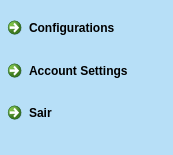
<?xml version="1.0" encoding="UTF-8"?>
<ui version="4.0">
 <class>Form</class>
 <widget class="QWidget" name="Form">
  <property name="geometry">
   <rect>
    <x>0</x>
    <y>0</y>
    <width>173</width>
    <height>155</height>
   </rect>
  </property>
  <property name="palette">
   <palette>
    <active>
     <colorrole role="WindowText">
      <brush brushstyle="SolidPattern">
       <color alpha="255">
        <red>0</red>
        <green>0</green>
        <blue>0</blue>
       </color>
      </brush>
     </colorrole>
     <colorrole role="Button">
      <brush brushstyle="SolidPattern">
       <color alpha="255">
        <red>183</red>
        <green>223</green>
        <blue>247</blue>
       </color>
      </brush>
     </colorrole>
     <colorrole role="Light">
      <brush brushstyle="SolidPattern">
       <color alpha="255">
        <red>255</red>
        <green>255</green>
        <blue>255</blue>
       </color>
      </brush>
     </colorrole>
     <colorrole role="Midlight">
      <brush brushstyle="SolidPattern">
       <color alpha="255">
        <red>219</red>
        <green>239</green>
        <blue>251</blue>
       </color>
      </brush>
     </colorrole>
     <colorrole role="Dark">
      <brush brushstyle="SolidPattern">
       <color alpha="255">
        <red>91</red>
        <green>111</green>
        <blue>123</blue>
       </color>
      </brush>
     </colorrole>
     <colorrole role="Mid">
      <brush brushstyle="SolidPattern">
       <color alpha="255">
        <red>122</red>
        <green>148</green>
        <blue>164</blue>
       </color>
      </brush>
     </colorrole>
     <colorrole role="Text">
      <brush brushstyle="SolidPattern">
       <color alpha="255">
        <red>0</red>
        <green>0</green>
        <blue>0</blue>
       </color>
      </brush>
     </colorrole>
     <colorrole role="BrightText">
      <brush brushstyle="SolidPattern">
       <color alpha="255">
        <red>255</red>
        <green>255</green>
        <blue>255</blue>
       </color>
      </brush>
     </colorrole>
     <colorrole role="ButtonText">
      <brush brushstyle="SolidPattern">
       <color alpha="255">
        <red>0</red>
        <green>0</green>
        <blue>0</blue>
       </color>
      </brush>
     </colorrole>
     <colorrole role="Base">
      <brush brushstyle="SolidPattern">
       <color alpha="255">
        <red>255</red>
        <green>255</green>
        <blue>255</blue>
       </color>
      </brush>
     </colorrole>
     <colorrole role="Window">
      <brush brushstyle="SolidPattern">
       <color alpha="255">
        <red>183</red>
        <green>223</green>
        <blue>247</blue>
       </color>
      </brush>
     </colorrole>
     <colorrole role="Shadow">
      <brush brushstyle="SolidPattern">
       <color alpha="255">
        <red>0</red>
        <green>0</green>
        <blue>0</blue>
       </color>
      </brush>
     </colorrole>
     <colorrole role="AlternateBase">
      <brush brushstyle="SolidPattern">
       <color alpha="255">
        <red>219</red>
        <green>239</green>
        <blue>251</blue>
       </color>
      </brush>
     </colorrole>
     <colorrole role="ToolTipBase">
      <brush brushstyle="SolidPattern">
       <color alpha="255">
        <red>255</red>
        <green>255</green>
        <blue>220</blue>
       </color>
      </brush>
     </colorrole>
     <colorrole role="ToolTipText">
      <brush brushstyle="SolidPattern">
       <color alpha="255">
        <red>0</red>
        <green>0</green>
        <blue>0</blue>
       </color>
      </brush>
     </colorrole>
    </active>
    <inactive>
     <colorrole role="WindowText">
      <brush brushstyle="SolidPattern">
       <color alpha="255">
        <red>0</red>
        <green>0</green>
        <blue>0</blue>
       </color>
      </brush>
     </colorrole>
     <colorrole role="Button">
      <brush brushstyle="SolidPattern">
       <color alpha="255">
        <red>183</red>
        <green>223</green>
        <blue>247</blue>
       </color>
      </brush>
     </colorrole>
     <colorrole role="Light">
      <brush brushstyle="SolidPattern">
       <color alpha="255">
        <red>255</red>
        <green>255</green>
        <blue>255</blue>
       </color>
      </brush>
     </colorrole>
     <colorrole role="Midlight">
      <brush brushstyle="SolidPattern">
       <color alpha="255">
        <red>219</red>
        <green>239</green>
        <blue>251</blue>
       </color>
      </brush>
     </colorrole>
     <colorrole role="Dark">
      <brush brushstyle="SolidPattern">
       <color alpha="255">
        <red>91</red>
        <green>111</green>
        <blue>123</blue>
       </color>
      </brush>
     </colorrole>
     <colorrole role="Mid">
      <brush brushstyle="SolidPattern">
       <color alpha="255">
        <red>122</red>
        <green>148</green>
        <blue>164</blue>
       </color>
      </brush>
     </colorrole>
     <colorrole role="Text">
      <brush brushstyle="SolidPattern">
       <color alpha="255">
        <red>0</red>
        <green>0</green>
        <blue>0</blue>
       </color>
      </brush>
     </colorrole>
     <colorrole role="BrightText">
      <brush brushstyle="SolidPattern">
       <color alpha="255">
        <red>255</red>
        <green>255</green>
        <blue>255</blue>
       </color>
      </brush>
     </colorrole>
     <colorrole role="ButtonText">
      <brush brushstyle="SolidPattern">
       <color alpha="255">
        <red>0</red>
        <green>0</green>
        <blue>0</blue>
       </color>
      </brush>
     </colorrole>
     <colorrole role="Base">
      <brush brushstyle="SolidPattern">
       <color alpha="255">
        <red>255</red>
        <green>255</green>
        <blue>255</blue>
       </color>
      </brush>
     </colorrole>
     <colorrole role="Window">
      <brush brushstyle="SolidPattern">
       <color alpha="255">
        <red>183</red>
        <green>223</green>
        <blue>247</blue>
       </color>
      </brush>
     </colorrole>
     <colorrole role="Shadow">
      <brush brushstyle="SolidPattern">
       <color alpha="255">
        <red>0</red>
        <green>0</green>
        <blue>0</blue>
       </color>
      </brush>
     </colorrole>
     <colorrole role="AlternateBase">
      <brush brushstyle="SolidPattern">
       <color alpha="255">
        <red>219</red>
        <green>239</green>
        <blue>251</blue>
       </color>
      </brush>
     </colorrole>
     <colorrole role="ToolTipBase">
      <brush brushstyle="SolidPattern">
       <color alpha="255">
        <red>255</red>
        <green>255</green>
        <blue>220</blue>
       </color>
      </brush>
     </colorrole>
     <colorrole role="ToolTipText">
      <brush brushstyle="SolidPattern">
       <color alpha="255">
        <red>0</red>
        <green>0</green>
        <blue>0</blue>
       </color>
      </brush>
     </colorrole>
    </inactive>
    <disabled>
     <colorrole role="WindowText">
      <brush brushstyle="SolidPattern">
       <color alpha="255">
        <red>91</red>
        <green>111</green>
        <blue>123</blue>
       </color>
      </brush>
     </colorrole>
     <colorrole role="Button">
      <brush brushstyle="SolidPattern">
       <color alpha="255">
        <red>183</red>
        <green>223</green>
        <blue>247</blue>
       </color>
      </brush>
     </colorrole>
     <colorrole role="Light">
      <brush brushstyle="SolidPattern">
       <color alpha="255">
        <red>255</red>
        <green>255</green>
        <blue>255</blue>
       </color>
      </brush>
     </colorrole>
     <colorrole role="Midlight">
      <brush brushstyle="SolidPattern">
       <color alpha="255">
        <red>219</red>
        <green>239</green>
        <blue>251</blue>
       </color>
      </brush>
     </colorrole>
     <colorrole role="Dark">
      <brush brushstyle="SolidPattern">
       <color alpha="255">
        <red>91</red>
        <green>111</green>
        <blue>123</blue>
       </color>
      </brush>
     </colorrole>
     <colorrole role="Mid">
      <brush brushstyle="SolidPattern">
       <color alpha="255">
        <red>122</red>
        <green>148</green>
        <blue>164</blue>
       </color>
      </brush>
     </colorrole>
     <colorrole role="Text">
      <brush brushstyle="SolidPattern">
       <color alpha="255">
        <red>91</red>
        <green>111</green>
        <blue>123</blue>
       </color>
      </brush>
     </colorrole>
     <colorrole role="BrightText">
      <brush brushstyle="SolidPattern">
       <color alpha="255">
        <red>255</red>
        <green>255</green>
        <blue>255</blue>
       </color>
      </brush>
     </colorrole>
     <colorrole role="ButtonText">
      <brush brushstyle="SolidPattern">
       <color alpha="255">
        <red>91</red>
        <green>111</green>
        <blue>123</blue>
       </color>
      </brush>
     </colorrole>
     <colorrole role="Base">
      <brush brushstyle="SolidPattern">
       <color alpha="255">
        <red>183</red>
        <green>223</green>
        <blue>247</blue>
       </color>
      </brush>
     </colorrole>
     <colorrole role="Window">
      <brush brushstyle="SolidPattern">
       <color alpha="255">
        <red>183</red>
        <green>223</green>
        <blue>247</blue>
       </color>
      </brush>
     </colorrole>
     <colorrole role="Shadow">
      <brush brushstyle="SolidPattern">
       <color alpha="255">
        <red>0</red>
        <green>0</green>
        <blue>0</blue>
       </color>
      </brush>
     </colorrole>
     <colorrole role="AlternateBase">
      <brush brushstyle="SolidPattern">
       <color alpha="255">
        <red>183</red>
        <green>223</green>
        <blue>247</blue>
       </color>
      </brush>
     </colorrole>
     <colorrole role="ToolTipBase">
      <brush brushstyle="SolidPattern">
       <color alpha="255">
        <red>255</red>
        <green>255</green>
        <blue>220</blue>
       </color>
      </brush>
     </colorrole>
     <colorrole role="ToolTipText">
      <brush brushstyle="SolidPattern">
       <color alpha="255">
        <red>0</red>
        <green>0</green>
        <blue>0</blue>
       </color>
      </brush>
     </colorrole>
    </disabled>
   </palette>
  </property>
  <property name="windowTitle">
   <string>Form</string>
  </property>
  <widget class="QWidget" name="">
   <property name="geometry">
    <rect>
     <x>0</x>
     <y>10</y>
     <width>170</width>
     <height>122</height>
    </rect>
   </property>
   <layout class="QVBoxLayout" name="verticalLayout">
    <item>
     <widget class="QCommandLinkButton" name="commandLinkButton">
      <property name="text">
       <string>Configurations</string>
      </property>
     </widget>
    </item>
    <item>
     <widget class="QCommandLinkButton" name="commandLinkButton_2">
      <property name="text">
       <string>Account Settings</string>
      </property>
     </widget>
    </item>
    <item>
     <widget class="QCommandLinkButton" name="commandLinkButton_3">
      <property name="text">
       <string>Sair</string>
      </property>
     </widget>
    </item>
   </layout>
  </widget>
  <zorder>commandLinkButton</zorder>
  <zorder>commandLinkButton_2</zorder>
  <zorder>commandLinkButton_3</zorder>
  <zorder>commandLinkButton_3</zorder>
 </widget>
 <resources/>
 <connections/>
</ui>
